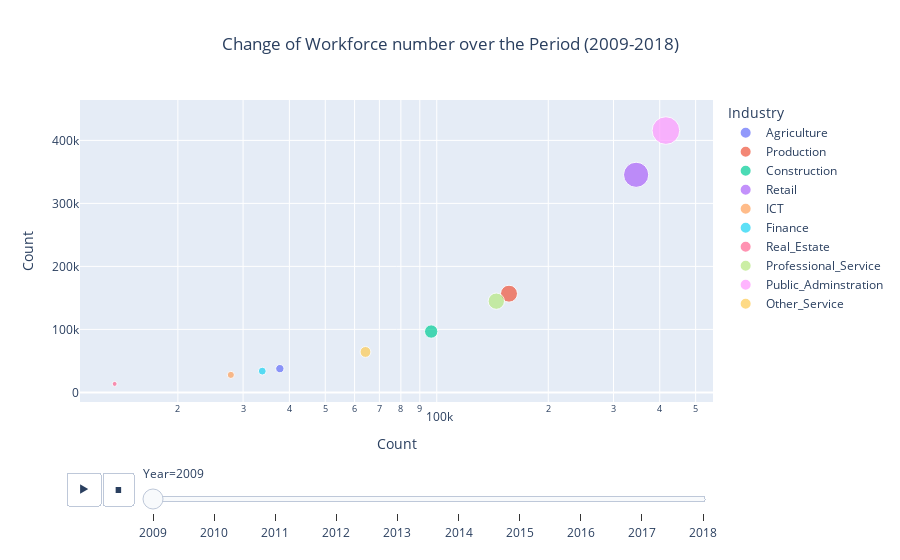

Notebook code for this chart:
### Code cell
# plot for the Change of workforce number over the period
px.scatter(df_modified, x="Count", y="Count", animation_frame="Year", animation_group="Industry", size="Count"
           , color="Industry",log_x=True,title="Change of Workforce number over the Period (2009-2018)").update(layout=dict(title=dict(x=0.5)))

### Figure 1 — Plotly figure (JSON) as saved in the notebook; plotly's stock layout.template omitted (floating-point values rounded to 4 significant figures)
{"data": [{"hovertemplate": "Industry=Agriculture<br>Year=2009<br>Count=%{marker.size}<extra></extra>", "ids": ["Agriculture"], "legendgroup": "Agriculture", "marker": {"color": "#636efa", "size": [37700], "sizemode": "area", "sizeref": 1087.0, "symbol": "circle"}, "mode": "markers", "name": "Agriculture", "showlegend": true, "type": "scatter", "x": [37700], "xaxis": "x", "y": [37700], "yaxis": "y"}, {"hovertemplate": "Industry=Production<br>Year=2009<br>Count=%{marker.size}<extra></extra>", "ids": ["Production"], "legendgroup": "Production", "marker": {"color": "#EF553B", "size": [156700], "sizemode": "area", "sizeref": 1087.0, "symbol": "circle"}, "mode": "markers", "name": "Production", "showlegend": true, "type": "scatter", "x": [156700], "xaxis": "x", "y": [156700], "yaxis": "y"}, {"hovertemplate": "Industry=Construction<br>Year=2009<br>Count=%{marker.size}<extra></extra>", "ids": ["Construction"], "legendgroup": "Construction", "marker": {"color": "#00cc96", "size": [96600], "sizemode": "area", "sizeref": 1087.0, "symbol": "circle"}, "mode": "markers", "name": "Construction", "showlegend": true, "type": "scatter", "x": [96600], "xaxis": "x", "y": [96600], "yaxis": "y"}, {"hovertemplate": "Industry=Retail<br>Year=2009<br>Count=%{marker.size}<extra></extra>", "ids": ["Retail"], "legendgroup": "Retail", "marker": {"color": "#ab63fa", "size": [345400], "sizemode": "area", "sizeref": 1087.0, "symbol": "circle"}, "mode": "markers", "name": "Retail", "showlegend": true, "type": "scatter", "x": [345400], "xaxis": "x", "y": [345400], "yaxis": "y"}, {"hovertemplate": "Industry=ICT<br>Year=2009<br>Count=%{marker.size}<extra></extra>", "ids": ["ICT"], "legendgroup": "ICT", "marker": {"color": "#FFA15A", "size": [27800], "sizemode": "area", "sizeref": 1087.0, "symbol": "circle"}, "mode": "markers", "name": "ICT", "showlegend": true, "type": "scatter", "x": [27800], "xaxis": "x", "y": [27800], "yaxis": "y"}, {"hovertemplate": "Industry=Finance<br>Year=2009<br>Count=%{marker.size}<extra></extra>", "ids": ["Finance"], "legendgroup": "Finance", "marker": {"color": "#19d3f3", "size": [33800], "sizemode": "area", "sizeref": 1087.0, "symbol": "circle"}, "mode": "markers", "name": "Finance", "showlegend": true, "type": "scatter", "x": [33800], "xaxis": "x", "y": [33800], "yaxis": "y"}, {"hovertemplate": "Industry=Real_Estate<br>Year=2009<br>Count=%{marker.size}<extra></extra>", "ids": ["Real_Estate"], "legendgroup": "Real_Estate", "marker": {"color": "#FF6692", "size": [13500], "sizemode": "area", "sizeref": 1087.0, "symbol": "circle"}, "mode": "markers", "name": "Real_Estate", "showlegend": true, "type": "scatter", "x": [13500], "xaxis": "x", "y": [13500], "yaxis": "y"}, {"hovertemplate": "Industry=Professional_Service<br>Year=2009<br>Count=%{marker.size}<extra></extra>", "ids": ["Professional_Service"], "legendgroup": "Professional_Service", "marker": {"color": "#B6E880", "size": [144800], "sizemode": "area", "sizeref": 1087.0, "symbol": "circle"}, "mode": "markers", "name": "Professional_Service", "showlegend": true, "type": "scatter", "x": [144800], "xaxis": "x", "y": [144800], "yaxis": "y"}, {"hovertemplate": "Industry=Public_Adminstration<br>Year=2009<br>Count=%{marker.size}<extra></extra>", "ids": ["Public_Adminstration"], "legendgroup": "Public_Adminstration", "marker": {"color": "#FF97FF", "size": [415600], "sizemode": "area", "sizeref": 1087.0, "symbol": "circle"}, "mode": "markers", "name": "Public_Adminstration", "showlegend": true, "type": "scatter", "x": [415600], "xaxis": "x", "y": [415600], "yaxis": "y"}, {"hovertemplate": "Industry=Other_Service<br>Year=2009<br>Count=%{marker.size}<extra></extra>", "ids": ["Other_Service"], "legendgroup": "Other_Service", "marker": {"color": "#FECB52", "size": [64200], "sizemode": "area", "sizeref": 1087.0, "symbol": "circle"}, "mode": "markers", "name": "Other_Service", "showlegend": true, "type": "scatter", "x": [64200], "xaxis": "x", "y": [64200], "yaxis": "y"}], "layout": {"legend": {"itemsizing": "constant", "title": {"text": "Industry"}, "tracegroupgap": 0}, "sliders": [{"active": 0, "currentvalue": {"prefix": "Year="}, "len": 0.9, "pad": {"b": 10, "t": 60}, "steps": [{"args": [["2009"], {"frame": {"duration": 0, "redraw": false}, "fromcurrent": true, "mode": "immediate", "transition": {"duration": 0, "easing": "linear"}}], "label": "2009", "method": "animate"}, {"args": [["2010"], {"frame": {"duration": 0, "redraw": false}, "fromcurrent": true, "mode": "immediate", "transition": {"duration": 0, "easing": "linear"}}], "label": "2010", "method": "animate"}, {"args": [["2011"], {"frame": {"duration": 0, "redraw": false}, "fromcurrent": true, "mode": "immediate", "transition": {"duration": 0, "easing": "linear"}}], "label": "2011", "method": "animate"}, {"args": [["2012"], {"frame": {"duration": 0, "redraw": false}, "fromcurrent": true, "mode": "immediate", "transition": {"duration": 0, "easing": "linear"}}], "label": "2012", "method": "animate"}, {"args": [["2013"], {"frame": {"duration": 0, "redraw": false}, "fromcurrent": true, "mode": "immediate", "transition": {"duration": 0, "easing": "linear"}}], "label": "2013", "method": "animate"}, {"args": [["2014"], {"frame": {"duration": 0, "redraw": false}, "fromcurrent": true, "mode": "immediate", "transition": {"duration": 0, "easing": "linear"}}], "label": "2014", "method": "animate"}, {"args": [["2015"], {"frame": {"duration": 0, "redraw": false}, "fromcurrent": true, "mode": "immediate", "transition": {"duration": 0, "easing": "linear"}}], "label": "2015", "method": "animate"}, {"args": [["2016"], {"frame": {"duration": 0, "redraw": false}, "fromcurrent": true, "mode": "immediate", "transition": {"duration": 0, "easing": "linear"}}], "label": "2016", "method": "animate"}, {"args": [["2017"], {"frame": {"duration": 0, "redraw": false}, "fromcurrent": true, "mode": "immediate", "transition": {"duration": 0, "easing": "linear"}}], "label": "2017", "method": "animate"}, {"args": [["2018"], {"frame": {"duration": 0, "redraw": false}, "fromcurrent": true, "mode": "immediate", "transition": {"duration": 0, "easing": "linear"}}], "label": "2018", "method": "animate"}], "x": 0.1, "xanchor": "left", "y": 0, "yanchor": "top"}], "title": {"text": "Change of Workforce number over the Period (2009-2018)", "x": 0.5}, "updatemenus": [{"buttons": [{"args": [null, {"frame": {"duration": 500, "redraw": false}, "fromcurrent": true, "mode": "immediate", "transition": {"duration": 500, "easing": "linear"}}], "label": "&#9654;", "method": "animate"}, {"args": [[null], {"frame": {"duration": 0, "redraw": false}, "fromcurrent": true, "mode": "immediate", "transition": {"duration": 0, "easing": "linear"}}], "label": "&#9724;", "method": "animate"}], "direction": "left", "pad": {"r": 10, "t": 70}, "showactive": false, "type": "buttons", "x": 0.1, "xanchor": "right", "y": 0, "yanchor": "top"}], "xaxis": {"anchor": "y", "domain": [0, 1], "title": {"text": "Count"}, "type": "log"}, "yaxis": {"anchor": "x", "domain": [0, 1], "title": {"text": "Count"}}}}
